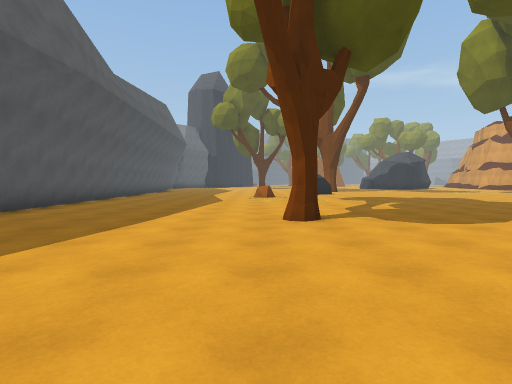
view 1 (above)

23 first-person views from a walk through a Unity game level. The camera is 1.3 m above the floor, tilts 2° down and sees 80° across. The floor is counted in squares, 2 m on a side. Each view is taken from the middle of a square. On the plan, view 1 faces up. The plan holds only what a view shows up to about 10 squares ahead; the rest is blank. The place goes on beyond the plan. The player is left out.

view 2
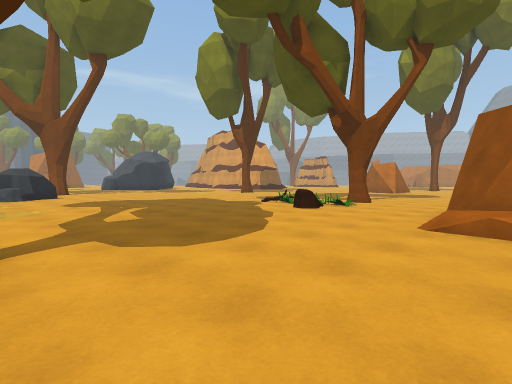

view 3
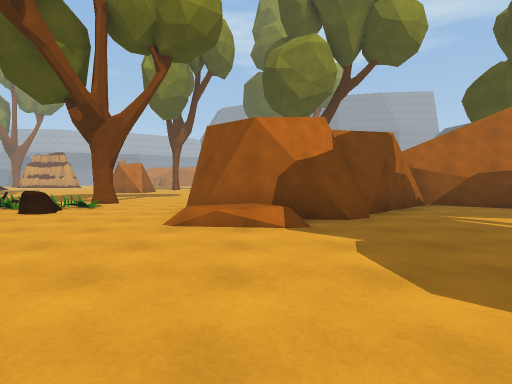

view 4
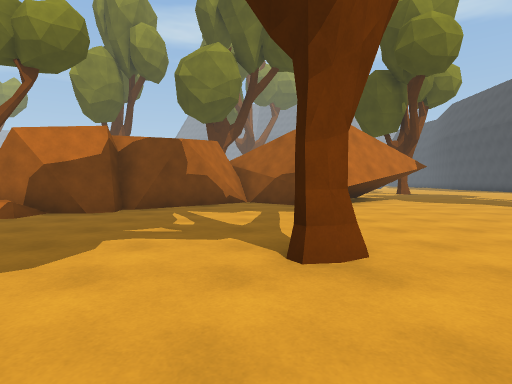

view 5
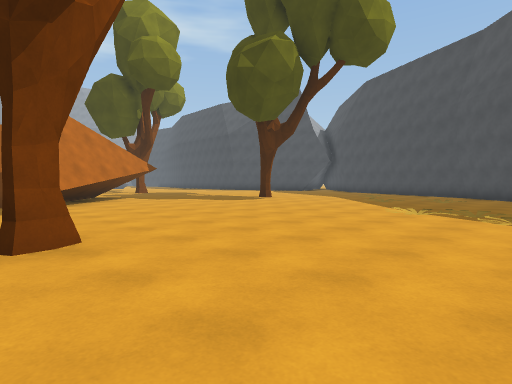

view 6
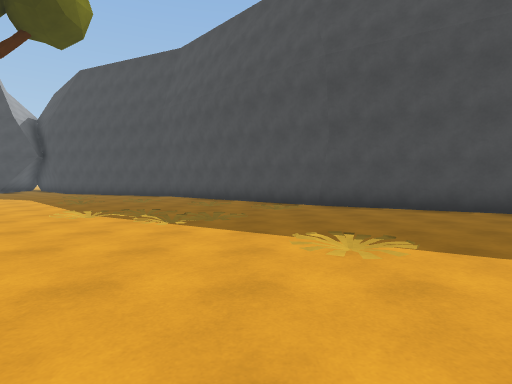

view 7
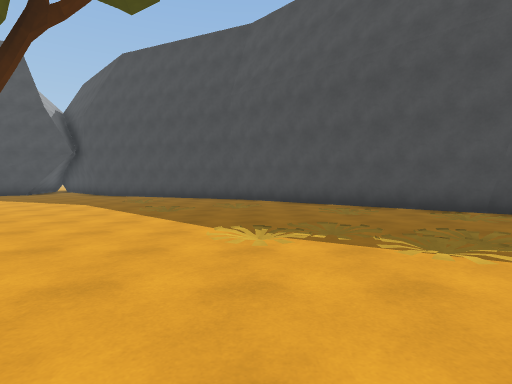

view 8
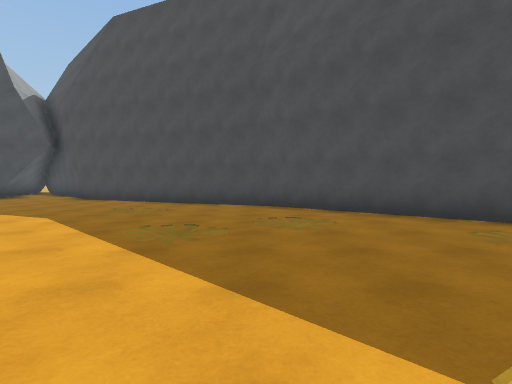

view 9
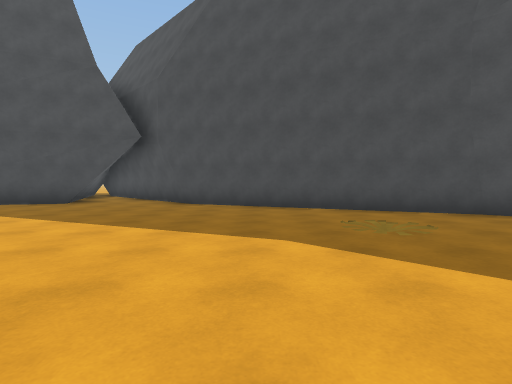

view 10
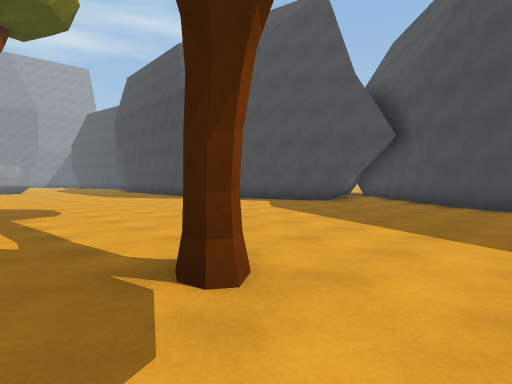

view 11
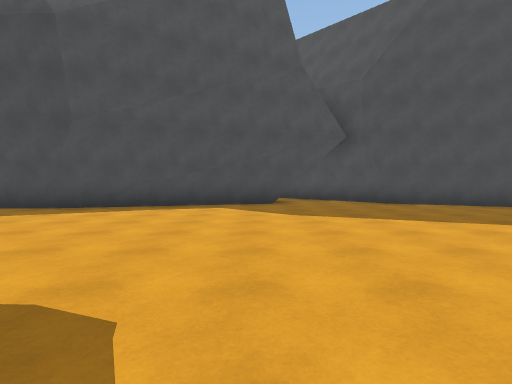

view 12
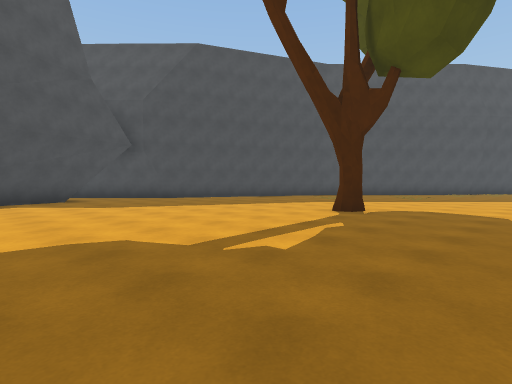

view 13
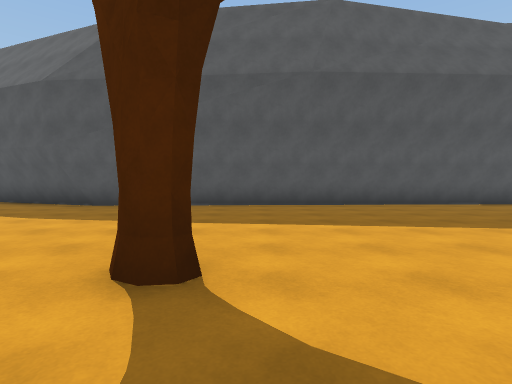

view 14
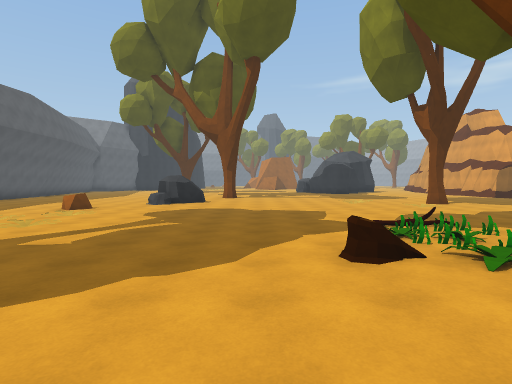

view 15
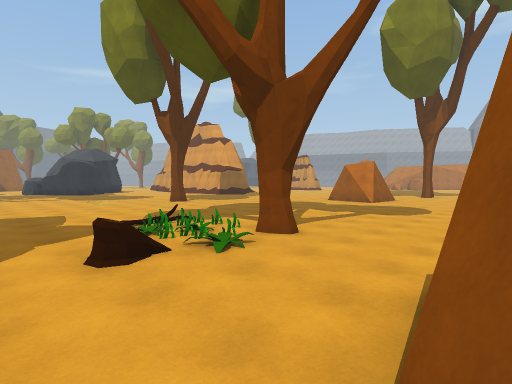

view 16
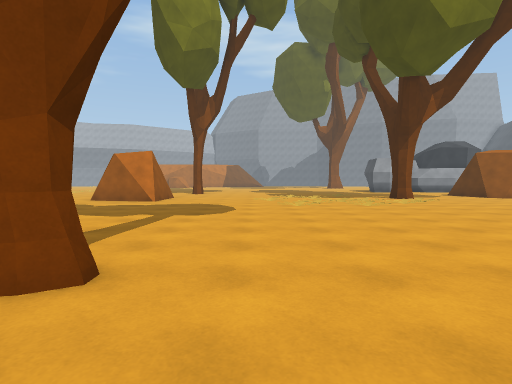

view 17
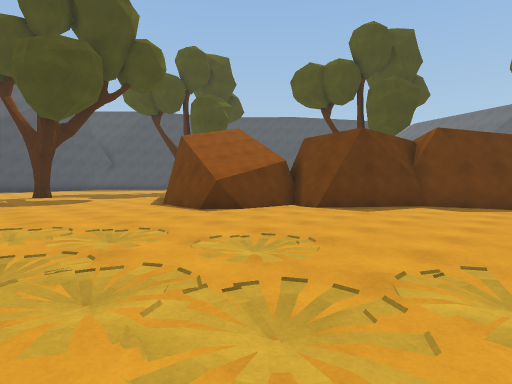

view 18
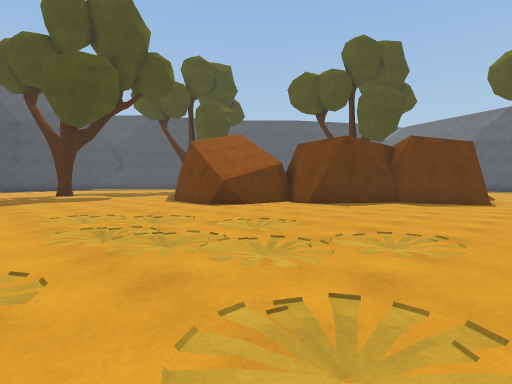

view 19
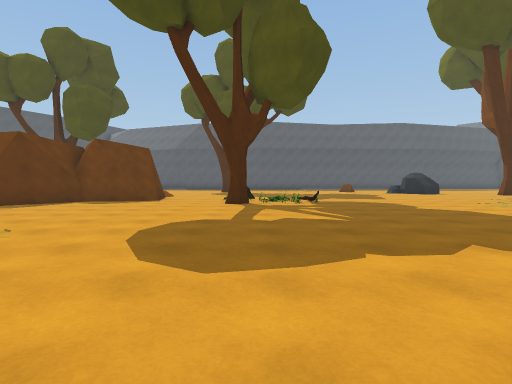

view 20
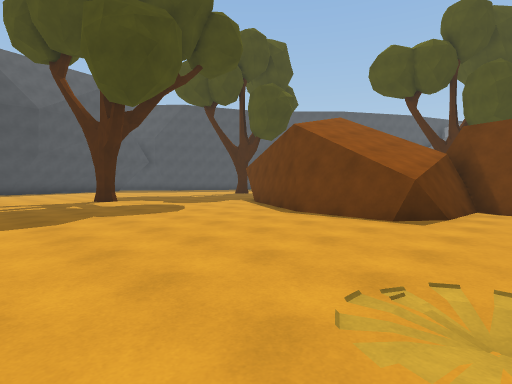

view 21
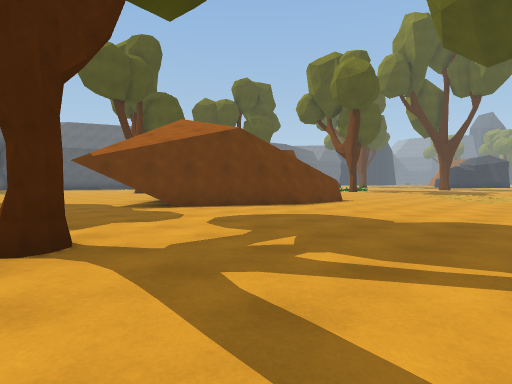

view 22
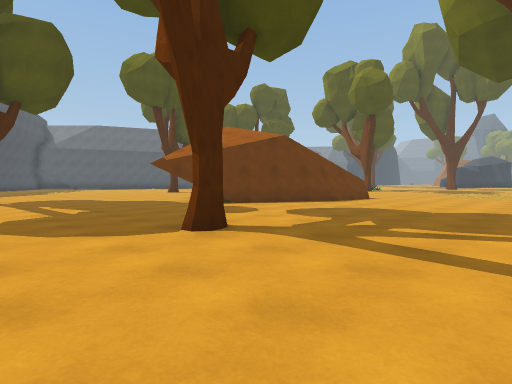

view 23
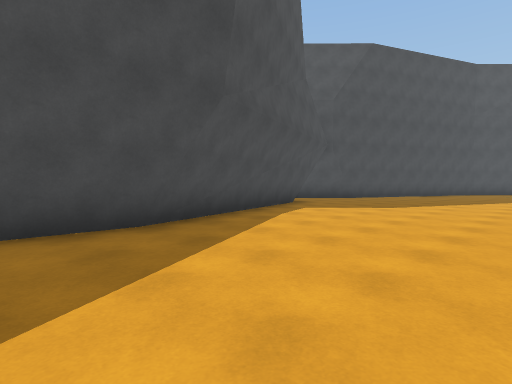

### Floor plan
Points are (right, up) in squares from view 1. A wall is a line through its corners. A room is listed if a view was taken in it or the views show most of it. See-through windows are left out.
Room 1 (views 1, 2, 3, 4, 5, 6, 7, 8, 9, 10, 11, 12, 13, 14, 15, 16, 17, 18, 19, 20, 21, 22, 23)
walls: (7.4, -0.7) (7.4, 0.2); (7.1, 0.2) (6.6, 0.1); (6.8, 0.2) (6.1, 1.2); (9.3, -2.5) (7.1, -0.4); (8.5, -4) (9.9, -2.5) (8.7, -2.1); (8.5, -4.3) (9.2, -3.4); (6.2, 0.8) (6.3, 2.7) (7.1, 3.4); (10.9, -1.6) (13, -1.7); (10.9, -1.4) (13.6, -1.6) (13.3, -4.5); (11.3, -0.9) (10.4, -2.1); (6.5, 2.6) (7, 2.9); (11.2, 0) (11.1, -1.2); (9, 3.1) (9.2, 1.4) (11.4, -0.2); (9.3, -7.1) (8, -4.8); (8.4, 3.5) (9, 2.8); (13.5, -3.4) (13.5, -4.2) (11.1, -8.4); (-4.9, 1.4) (-6.2, -1.8); (-5, 2.4) (-4.9, 1.1); (-3.8, -12) (1.6, -16.9) (8.3, -19.9); (-6.6, -10.3) (-3.6, -12.1); (8, -19.7) (9.8, -21.5); (10.5, -20) (17, -18.1); (16.6, -18) (18.7, -18.1); (-5.5, 13.3) (-5.1, 4.2)
low walls: (7.1, -0.4) (7.1, 0.2); (6.6, 0.1) (6.2, 0.8); (11.4, -0.2) (11.3, -0.9); (8.5, 3.6) (9, 3.1); (13.2, -1.6) (13.5, -1.8); (-5, 1.6) (-6.4, -2)
objects: other object (-3, -7); other object (-2, -11); other object (-1, -12); other object (-1, -9); other object (0, -10); other object (0, 10); other object (0, 13); other object (1, -13); other object (1, -9); other object (1, 5); other object (1, 11); other object (2, 9); other object (2, 14); other object (3, -12); other object (3, -4); other object (4, -15); other object (7, 7); other object (8, -12); other object (8, 7); other object (8, 8); other object (9, 5); other object (9, 6); other object (9, 7); other object (9, 8); other object (9, 9); other object (9, 10); other object (10, 6); other object (10, 7); other object (10, 8); other object (10, 9); other object (12, 13); other object (13, 14); other object (15, -10); other object (16, 2); other object (16, 4); other object (17, 1); other object (17, 3); other object (18, 0); other object (18, 1); other object (18, 2); other object (18, 5); other object (18, 9) to (19, 10); other object (19, 3)

Where each view was taken, in squares from view 1:
view 1: 0 up, 0 right, facing up
view 2: 2 up, 1 right, facing up-right
view 3: 2 up, 1 right, facing right
view 4: 3 down, 0 right, facing right
view 5: 3 down, 1 left, facing down-right
view 6: 4 down, 2 left, facing down
view 7: 6 down, 1 right, facing down
view 8: 9 down, 2 right, facing down
view 9: 11 down, 6 right, facing down
view 10: 11 down, 6 right, facing down-right
view 11: 11 down, 12 right, facing down
view 12: 9 down, 14 right, facing down-left
view 13: 6 up, 3 right, facing left
view 14: 3 up, 6 right, facing up
view 15: 3 up, 6 right, facing up-right
view 16: 5 up, 8 right, facing right
view 17: 4 up, 18 right, facing down-left
view 18: 5 up, 19 right, facing down-left
view 19: 7 up, 19 right, facing left
view 20: 0 up, 19 right, facing down-left
view 21: 11 down, 19 right, facing up-left
view 22: 13 down, 19 right, facing up-left
view 23: 14 down, 19 right, facing down-left
